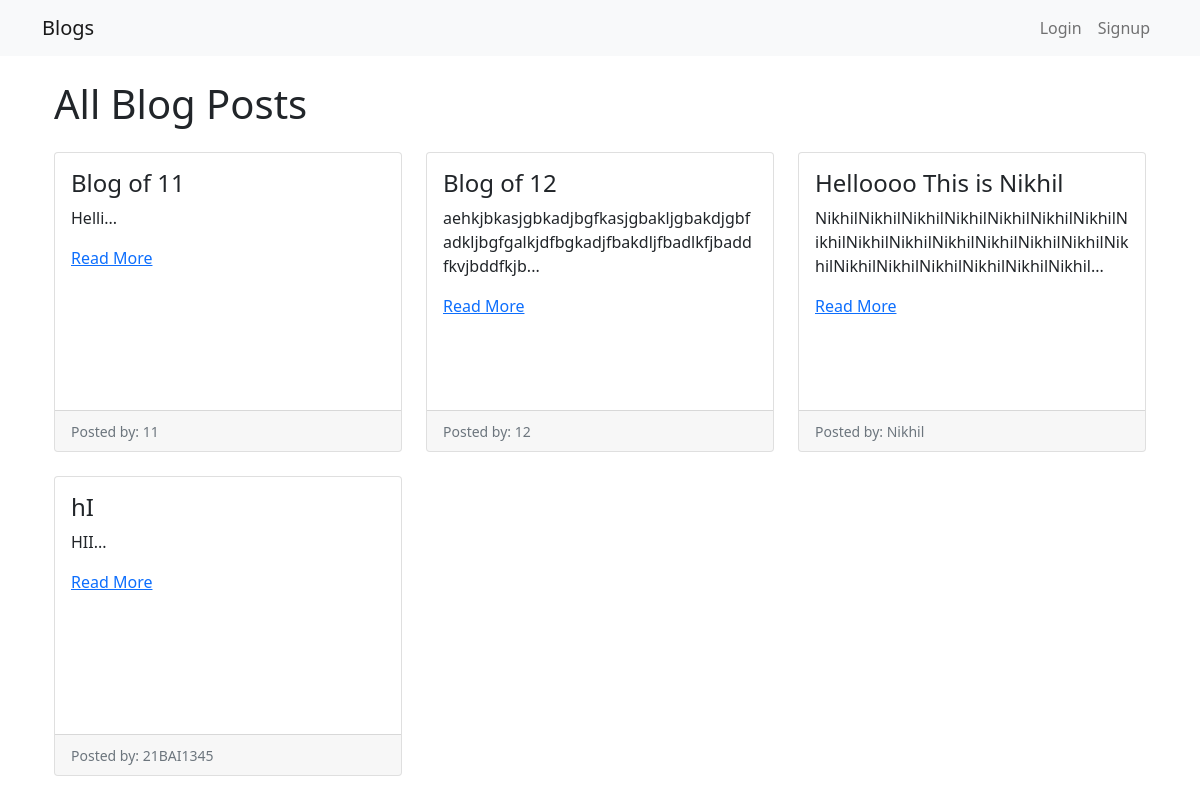
Screenshot of /all with the database file from the repository.
### models.py (models this page shows, shortened)
class Posts(db.Model,UserMixin):
    __tablename__ = "posts"
    pid = db.Column(db.Integer, primary_key=True)  # Primary key for Posts table
    title = db.Column(db.String, nullable=False)  # Title of the post
    content = db.Column(db.Text, nullable=False)  # Content of the post
    user_id = db.Column(db.Integer, db.ForeignKey('users.uid'), nullable=False)  # Foreign key reference to Users table
    user = db.relationship('Users', backref='posts')
    def __repr__(self):
        return f"Post ID : {self.pid}, Title : \"{self.title}\", User ID : {self.user_id}"

class Users(db.Model,UserMixin):
    __tablename__ = "users"  # Corrected the spelling from __tabelname__
    uid = db.Column(db.Integer, primary_key=True)
    username = db.Column(db.String, nullable=False, unique=True)  # Added unique constraint
    password = db.Column(db.String, nullable=False)

### routes.py (the view)
    @app.route("/all")
    def allposts():
        posts=Posts.query.all()
        print(posts)
        return render_template("allPosts.html",posts=posts)

### templates/allPosts.html (shortened to what this page needs)
{% extends 'base.html' %}
{% block content %}
<div class="container">
    <h1 class="my-4">All Blog Posts</h1>
    <div class="row">
        {% if posts %}
            {% for post in posts %}
            <div class="col-lg-4 col-md-6 col-sm-12 mb-4">
                <div class="card h-100" style="min-height: 300px;">
                    <div class="card-body">
                        <h4 class="card-title">{{ post.title }}</h4>
                        <p class="card-text post-content" id="post-content-{{ post.pid }}">
                            {{ post.content[:150] }}...
                        </p>
                        <a href="javascript:void(0)" class="read-more" data-full-content="{{ post.content }}" data-post-id="{{ post.pid }}" onclick="toggleContent(this)">Read More</a>
                    </div>
                    <div class="card-footer text-muted">
                        <small>Posted by: {{ post.user.username }}</small>
                    </div>
                </div>
            </div>
            {% endfor %}
        {% else %}
            <p class="text-center">No posts available at the moment.</p>
        {% endif %}
    </div>
</div>
{% endblock %}

### templates/base.html (shortened to what this page needs)
<!DOCTYPE html>
<html lang="en">
<head>
    <link href="https://cdn.jsdelivr.net/npm/bootstrap@5.1.3/dist/css/bootstrap.min.css" rel="stylesheet">
</head>
<body>
    <nav class="navbar navbar-expand-lg navbar-light bg-light">
        <div class="container">
            <a class="navbar-brand" href="{{ url_for('allposts') }}">Blogs</a>
            <div class="collapse navbar-collapse">
                <ul class="navbar-nav ms-auto">
                    {% if current_user.is_authenticated %}
                        <li class="nav-item"><a class="nav-link" href="{{ url_for('dashboard') }}">Dashboard</a></li>
                        <li class="nav-item"><a class="nav-link" href="{{ url_for('logout') }}">Logout</a></li>
                    {% else %}
                        <li class="nav-item"><a class="nav-link" href="{{ url_for('login') }}">Login</a></li>
                        <li class="nav-item"><a class="nav-link" href="{{ url_for('signup') }}">Signup</a></li>
                    {% endif %}
                </ul>
            </div>
        </div>
    </nav>
    <div class="container">
        {% block content %}{% endblock %}
    </div>
</body>
</html>

### rows the page displays
Posts: title "Blog of 11", content "Helli", user.username "11"
Posts: title "Blog of 12", content "aehkjbkasjgbkadjbgfkasjgbakljgbakdjgbfadkljbgfgalkjdfbgkadjfbakdljfbadlkfjbaddfkvjbddfkjb", user.username "12"
Posts: title "Helloooo This is Nikhil", content "NikhilNikhilNikhilNikhilNikhilNikhilNikhilNikhilNikhilNikhilNikhilNikhilNikhilNikhilNikhilNikhilNikhilNikhilNikhilNikhilNikhil", user.username "Nikhil"
Posts: title "hI", content "HII", user.username "21BAI1345"
